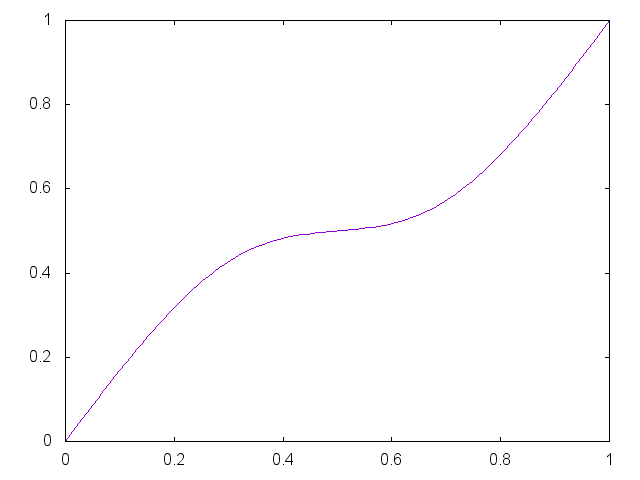

This chart was generated by the following gnuplot code:


set term png

set output "generate/static/generate/csplines-0.45-0.55.png"
plot '-' smooth csplines notitle
0 0
0.33 0.45
0.67 0.55 
1 1
e

reset;
